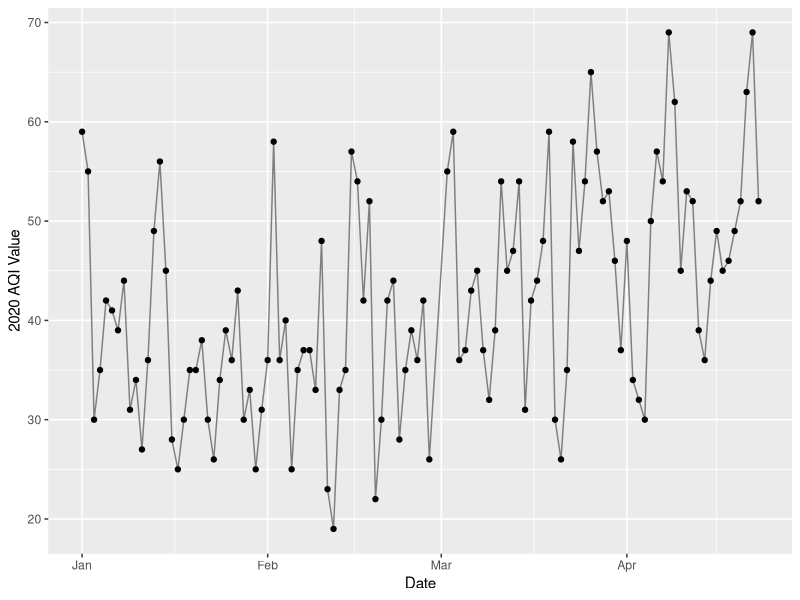

R code for this plot:
# import libraries
my_packages <- c("readr","ggplot2")
lapply(my_packages,library,character.only = TRUE)

# import data
austin_air_data <- read_csv('air_quality/epa_air_data_daily_air_quality_ozone_pm25_austin_roundrock.csv',
                 col_names = TRUE,
                 col_types = cols(
                   'Date' = col_date(format = "%m/%d/%Y"),
                   '2020 AQI Value' = col_double(),
                   'Main Pollutant' = col_character(),
                   'Site Name' = col_skip(),
                   'Site ID' = col_skip(),
                   'Source' = col_skip(),
                   '20-year High (1980-2019)' = col_double(),
                   '20-year Low (1980-2019)' = col_double(),
                   '5-year Median (2015-2019)' = col_double()
                   )
                 )


# visualize data
aqiAust = ggplot(austin_air_data, aes(Date,`2020 AQI Value`)) +
  geom_line(aes(Date,`2020 AQI Value`), color = 'grey50') + geom_point()


